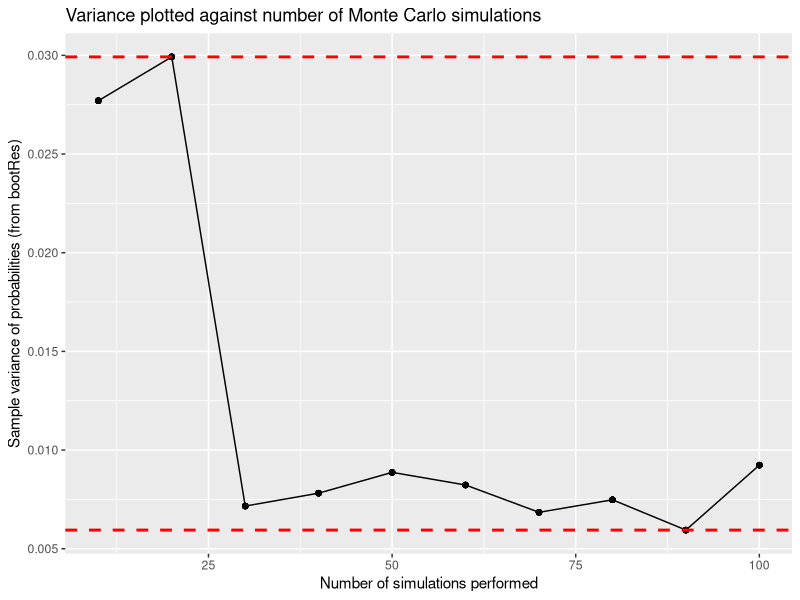
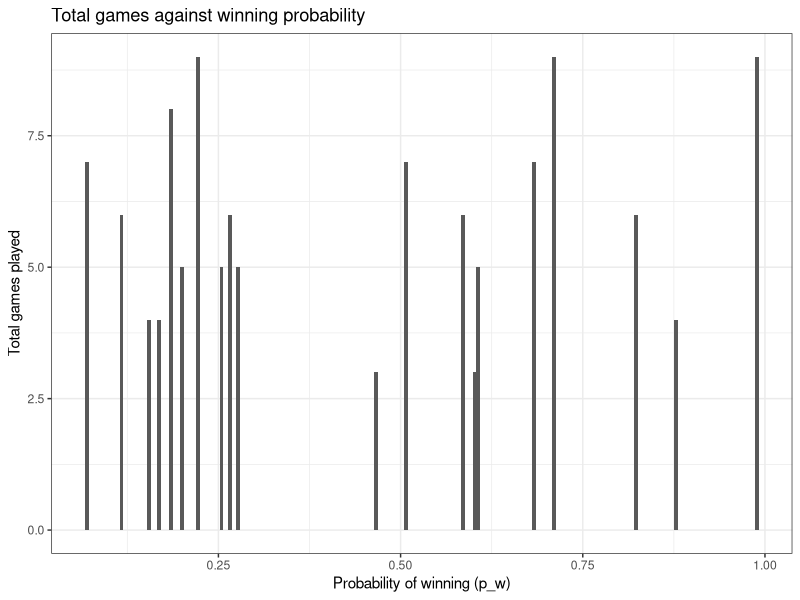
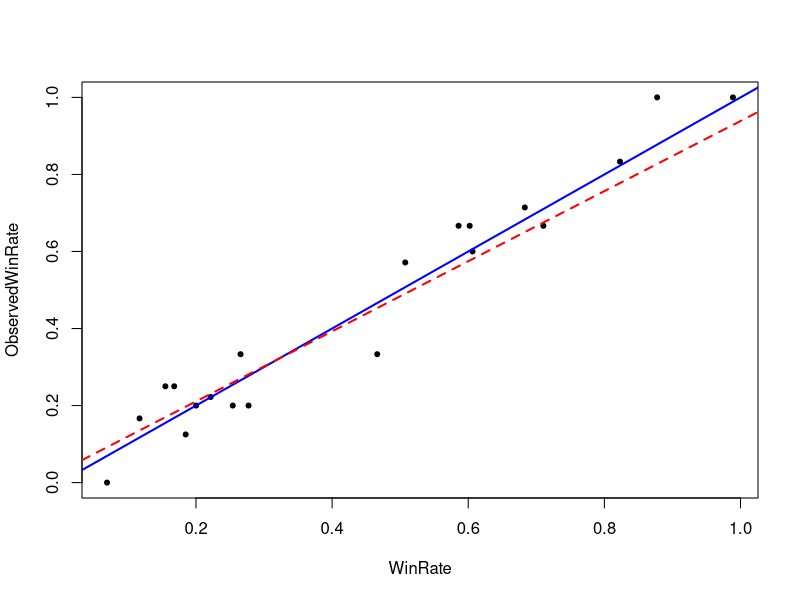

Reproduce these figures in R, in order.
## ---- chunk 1

knitr::opts_chunk$set(echo = FALSE)


## ---- chunk 2
library(parallel)
library(ggplot2)
library(dplyr)
## ---- chunk 3

## check the system code ##
## profvis

## Compute the probability that X > Y , i.e. Pr(X > Y):

num_sim = 50000

set.seed(314)

## create a vector of length num_sim of all zeros:
P_hat <- rep(0, num_sim) 

for(i in 1:num_sim){

X <- rnorm(1, mean=4, sd=sqrt(10))
Y <- runif(1, min=2, max=8)

if(X>Y){
  
  P_hat[i] <- 1
  
      }
}

Prob1 <- print(sum(P_hat)/num_sim)

## ---- chunk 4
## (Parallelise this using sapply: sapply(x, function))

set.seed(314)

## size of sample (from which bootstrap from)
Size = 30 

## create vectors of probabilities:
x <- rnorm(Size, mean=4, sd=sqrt(10))
y <- runif(Size, min=2, max=8)

## store in data.frame:
obsData <- data.frame(x, y) 


## no. of increasing bootstrapping samples 
#NRepeat = c(10, 20, 30, 50, 75, 100, 150, 200, 350, 500, 750, 1000) 

## Max nbr of simulations performed
L=100

## vector of number of simulations. We calculate for each entry the variance of the 
## resulting probability vector bootRes.
NRepeat = seq(10, L, by = 10)

## Column of results (probabilities of each bootstrap iteration)
bootRes <- matrix(data = 0, nrow = Size, ncol = 1) 

## create vectors for later use
S <- rep(0, Size)
VarResults <- c()


## Loop across all samples:
for (h in 1:length(NRepeat)) {
  

for (i in 1:NRepeat[h]){
  
  ## Resample with replacement:
  bootData <- obsData[sample(x = Size, size = Size, replace = T),]
  
  
  ## calculate the probability associated with this new shuffled data:
  for (j in 1:nrow(bootData)){
    
    if(bootData[j,1] > bootData[j,2]){
      
      S[j] <- 1
      
    }}
  
  
  ## calculate and store probabilities:
  bootRes[i] <- (sum(S)/Size)
  
  ## reset this vector for the next loop:
  S <- rep(0, Size) 
  
  
  
}
  ## calculate the variance and note how it decreases w.r.t. to nbr of bootstaps!
  VarResults[h] <- var((bootRes))   
} 

## ---- chunk 5

Data.Var <- data.frame(VarResults, NRepeat, bootRes)

ggplot(Data.Var, aes(x=NRepeat, y=VarResults)) +
     geom_line() +
     geom_point()+
     xlab("Number of simulations performed") +
     ylab("Sample variance of probabilities (from bootRes)")+
     ggtitle("Variance plotted against number of Monte Carlo simulations")+
     geom_hline(yintercept = min(VarResults), color='red', lty='dashed', lwd=1)+
     geom_hline(yintercept = max(VarResults), color='red', lty='dashed', lwd=1)


## ---- chunk 6
## no. of competitions entered :
N_Repeat <- 20

## for increasing win rate **


## For one game:

Loop <- function (j){
  
  set.seed(j)
  
  WINorLOSS = c()
  
  ## fixed prob over all games
  pw <- runif(n = 1, min = 0, max = 1)  
  pl <- 1 - pw  
  
  ## create vector of two random probabilities: pw or pl
  r = 30
  x = rep(c(pw,pl), each= r)
  
  
  ## Randomize probabilities:
  
  ## sample our x vector 
  rand <- sample(x)         
  
  Total_game = c()
  
## Loop over games played:  
  
for (i in 1:9) {
    
    if (rand[i] == pw){
      
      WINorLOSS <- c(WINorLOSS, 1)
      
    } 
    
    if (rand[i] == pl){
      WINorLOSS <- c(WINorLOSS, 0)
    } 
    
## check each loop whether we need to terminate the game (if win = 7 or loss = 3):
  
    if (sum(length(WINorLOSS[WINorLOSS == 1])) == 7 | sum(length(WINorLOSS[WINorLOSS == 0])) == 3){
      Prob_perGame = c()     
      Prob_perGame <- pw
      Total_game <- length(WINorLOSS)
      {break}
      
    }
    
}
  
  z1<-Total_game
  
  z2<-pw  
  
  ## games won:
  z3<-z1*z2 
  
  ## games lost
  z4<-z1 - z3 
  
  Z<-data.frame(z1, z2, z3, z4)
  
}

## create 4 new vectors:

Tgames = c()
pWin = c()
game_won = c()
game_lost = c()

## Simulate multiple tournaments:
for (k in 1:N_Repeat) {
  
  ## pull out nbr of games:
  Tgames[k] <- dplyr::pull(Loop(k), z1)  
  
  ## pull out win rate:
  pWin[k] <- dplyr::pull(Loop(k), z2)  
  
  ## pull out win count:
  game_won[k] <- dplyr::pull(Loop(k), z3)  
  
  ## pull out loss count:
  game_lost[k] <- dplyr::pull(Loop(k), z4)  
  
} 

## Round to nearest integer:
game_won <-round(game_won) 
game_lost <- round(game_lost)

WinRate <- pWin

## Use to compare to the expected win rate pw :
ObservedWinRate  <- game_won/Tgames
## ---- chunk 7

##########

# Plot how the total number of matches played (i.e. wins + losses) varies as a function of p.

##########


## plot total games against pw (create data frame first):

Data_WT <- data.frame(WinRate, Tgames, game_won)


## How do different win rates affect the number of games played:

theme_set(theme_bw())
ggplot(Data_WT) +
   geom_col(aes(WinRate, Tgames), width = 0.005)+
   labs(y="Total games played", 
        x="Probability of winning (p_w)", 
        title="Total games against winning probability")


## Comment on the observed win rate relative to the assumed win rate p:

plot(WinRate, ObservedWinRate, pch = 20)
## diagonal line y = x:
abline(a=0, b=1, col = "blue", lwd = 2) 
## fitted line:
abline(lm(WinRate ~ ObservedWinRate), col = "red", lty = 2, lwd = 2) 
